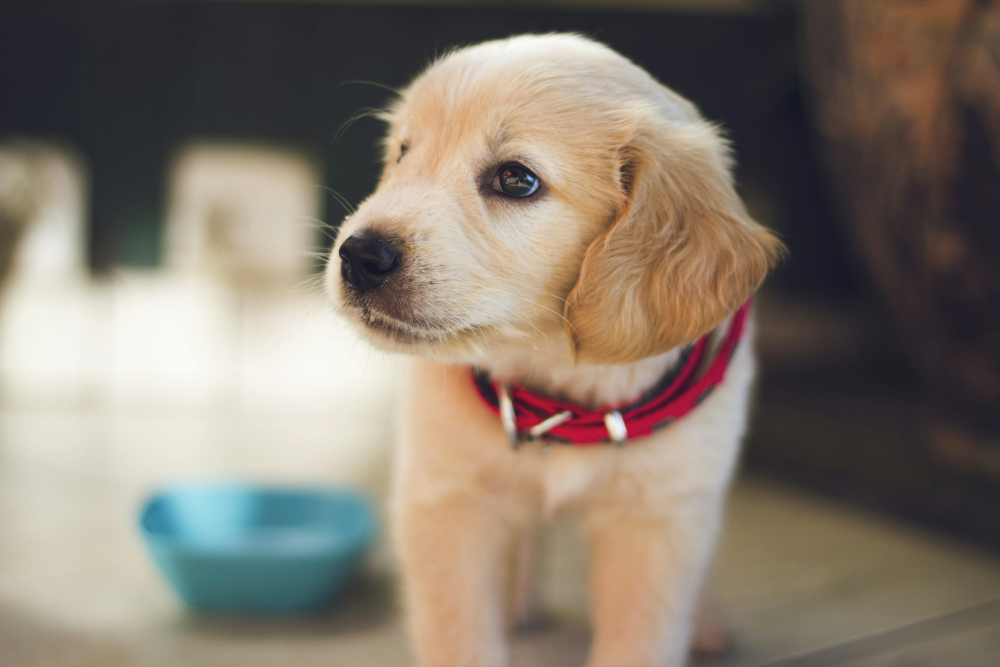
#> input picture pillow_image_processing/example.jpg, 3000 x 2000 px (shown at 1/3 size)
$ python 09_blending.py
#> lines starting #> are read from the running program, lines starting #| are printed output that depends on the picture; pictures that were not available may be replaced by others from this repository, and a replacement may not be noted


from PIL import Image

# Open two images and resize to same size
img1 = Image.open("example.jpg").resize((300, 300))
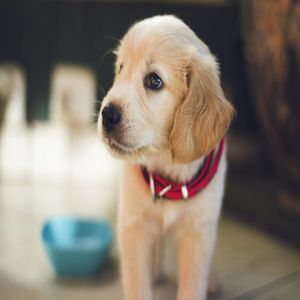
#> img1: PIL image 300x300 RGB; mean R, G, B 132.8, 122, 109.8
img2 = Image.open("example2.jpg").resize((300, 300))
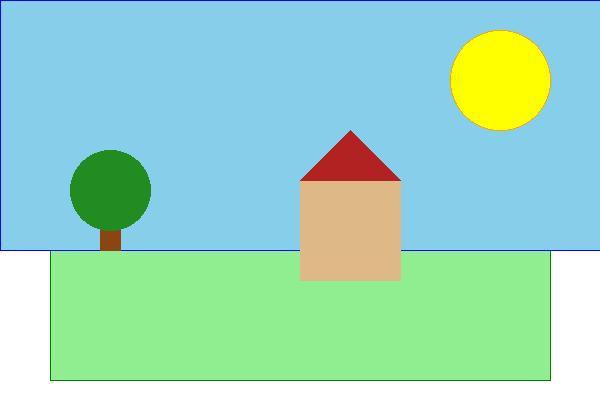
#> input picture pillow_image_processing/example1.jpg, 600 x 400 px, given in place of example2.jpg, which was not available
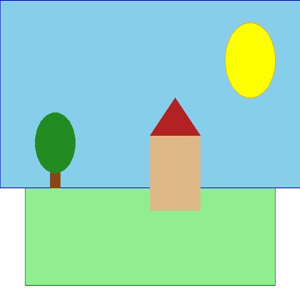
#> img2: PIL image 300x300 RGB; mean R, G, B 154.3, 214.8, 193.6

# Blend with alpha (0.5 means equal weight)
blended = Image.blend(img1, img2, alpha=0.5)
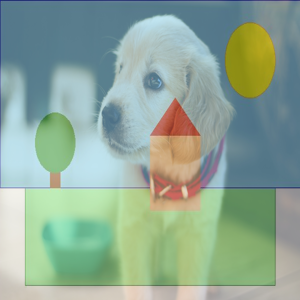
#> blended: PIL image 300x300 RGB; mean R, G, B 143.3, 168.1, 151.5
blended.save("blended.jpg")
